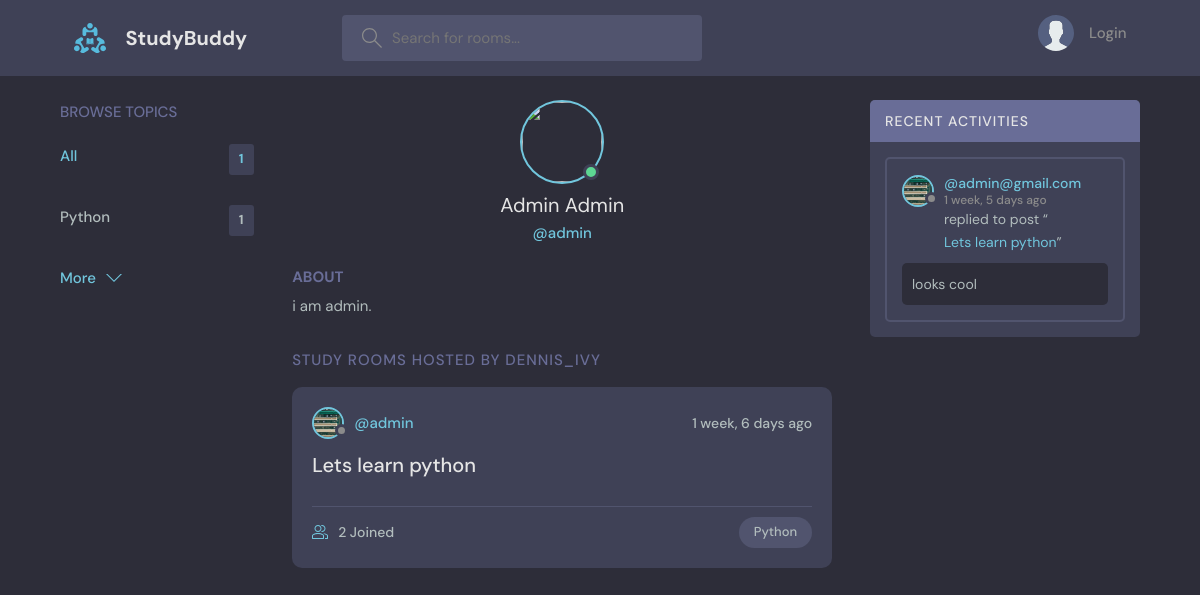
Page /profile/1/ on the committed database.
### base/models.py (models this page shows, shortened)
class Topic(models.Model):
    name = models.CharField(max_length=200)

class User(AbstractUser):
    name = models.CharField(max_length=200, null=True)
    email = models.EmailField(unique=True, null=True)
    bio = models.TextField(null=True)
    avatar = models.ImageField(null=True, default="avatar.svg")
    USERNAME_FIELD = 'email'
    REQUIRED_FIELDS = []

class Room(models.Model):
    host = models.ForeignKey(User, on_delete=models.SET_NULL, null=True)
    topic = models.ForeignKey(Topic, on_delete=models.SET_NULL, null=True)
    name = models.CharField(max_length=200)
    description = models.TextField(null=True, blank=True)
    participants = models.ManyToManyField(User, related_name='participants', blank=True)
    updated = models.DateTimeField(auto_now=True)
    created = models.DateTimeField(auto_now_add=True)
    class Meta:
        ordering = ['-updated', '-created']

class Message(models.Model):
    user = models.ForeignKey(User, on_delete=models.CASCADE)
    room = models.ForeignKey(Room, on_delete=models.CASCADE)
    body = models.TextField()
    updated = models.DateTimeField(auto_now=True)
    created = models.DateTimeField(auto_now_add=True)
    class Meta:
        ordering = ['-updated', '-created']

### base/views.py (the view)
# urls.py: path('profile/<str:pk>/', userProfile, name="user-profile"),
def userProfile(requset, pk):
    user = User.objects.get(id=pk)
    rooms = user.room_set.all()
    room_messages = user.message_set.all()
    topics = Topic.objects.all()
    context = {
        'user': user,
        'rooms': rooms,
        'room_messages': room_messages,
        'topics': topics,
    }
    return render(requset, 'base/profile.html', context)

### base/templates/base/profile.html (shortened to what this page needs)
{% extends 'main.html' %}
{% block content %}
<main class="profile-page layout layout--3">
    <div class="container">
      {% include "base/topics_component.html" %}
      <div class="roomList">
        <div class="profile">
          <div class="profile__avatar">
            <div class="avatar avatar--large active">
              <img src="{{request.user.avatar.url}}" />
            </div>
          </div>
          <div class="profile__info">
            <h3>{{user.name}}</h3>
            <p>@{{user.username}}</p>
          </div>
          <div class="profile__about">
            <h3>About</h3>
            <p>
              {{user.bio}}
            </p>
          </div>
        </div>
        <div class="roomList__header">
          <div>
            <h2>Study Rooms Hosted by dennis_ivy</a>
            </h2>
          </div>
        </div>
        {% include "base/feed_component.html" %}
      </div>
      {% include "base/activity_component.html" %}
    </div>
  </main>
</body>
</html>
{% endblock content %}

### base/templates/base/topics_component.html
<div class="topics">
    <div class="topics__header">
      <h2>Browse Topics</h2>
    </div>
    <ul class="topics__list">
        <li>
            <a href="{% url 'home' %}" class="active">All <span>{{topics.count}}</span></a>
        </li>
        {% for topic in topics %}
        <li>
            <a href="{% url 'home' %}?q={{topic.name}}">{{topic.name}}<span>{{topic.room_set.all.count}}</span></a>
        </li>
        {% endfor %}
    </ul>
    <a class="btn btn--link" href="{% url 'topics' %}">
      More
        <svg version="1.1" xmlns="http://www.w3.org/2000/svg" width="32" height="32" viewBox="0 0 32 32">
            <title>chevron-down</title>
            <path d="M16 21l-13-13h-3l16 16 16-16h-3l-13 13z"></path>
        </svg>
    </a>
</div>

### base/templates/base/feed_component.html (shortened to what this page needs)
{% for room in rooms %}
<div class="roomListRoom">
    <div class="roomListRoom__header">
      <a href="{% url 'user-profile' room.host.id %}" class="roomListRoom__author">
        <div class="avatar avatar--small">
          <img src="{{room.host.avatar.url}}" />
        </div>
        <span>@{{room.host.username}}</span>
      </a>
      <div class="roomListRoom__actions">
        <span>{{room.created|timesince}} ago</span>
      </div>
    </div>
    <div class="roomListRoom__content">
      <a href="{% url 'room' room.id %}">{{room.name}}</a>
    </div>
    <div class="roomListRoom__meta">
      <a href="{% url 'room' room.id %}" class="roomListRoom__joined">
        {{room.participants.all.count}} Joined
      </a>
      <p class="roomListRoom__topic">{{room.topic.name}}</p>
    </div>
</div>
{% endfor %}

### base/templates/base/activity_component.html (shortened to what this page needs)
<div class="activities">
    <div class="activities__header">
      <h2>Recent Activities</h2>
    </div>
    {% for message in room_messages %}
    <div class="activities__box">
      <div class="activities__boxHeader roomListRoom__header">
        <a href="{% url 'user-profile' message.user.id %}" class="roomListRoom__author">
          <div class="avatar avatar--small">
            <img src="{{message.user.avatar.url}}" />
          </div>
          <p>
            @{{message.user}}
            <span>{{message.created|timesince}} ago</span>
          </p>
        </a>
      </div>
      <div class="activities__boxContent">
        <p>replied to post “<a href="{% url 'room' message.room.id %}">{{message.room.name}}</a>”</p>
        <div class="activities__boxRoomContent">
          {{message.body}}
        </div>
      </div>
    </div>
    {% endfor %}
</div>

### rows in the picture
Topic: name "Python", room_set.all.count "1"
User: name "Admin Admin", username "admin", bio "i am admin."
Room: host.avatar (picture), host.username "admin", created "1 week, 6 days", name "Lets learn python", participants.all.count "2", topic.name "Python"
Message: user.avatar (picture), user "admin@gmail.com", created "1 week, 5 days", room.name "Lets learn python", body "looks cool"

### other values in the picture
{{ topics.count }} "1"
